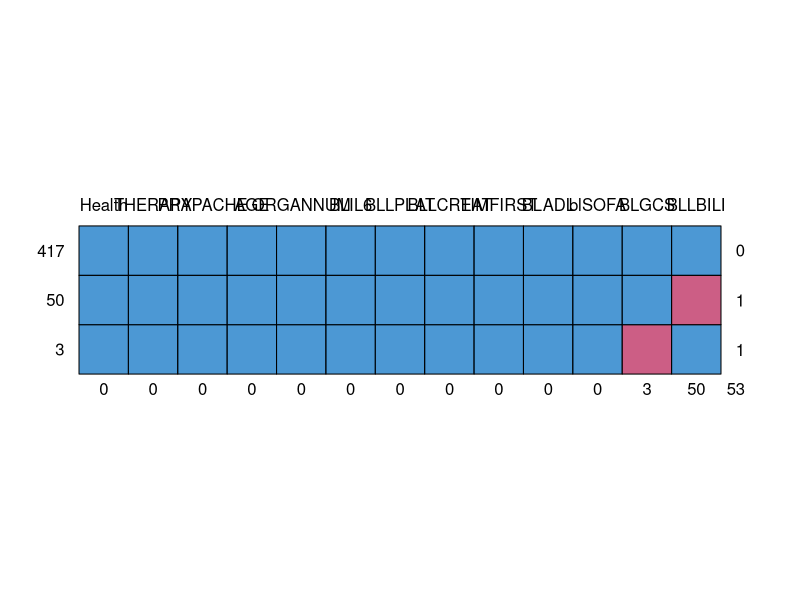
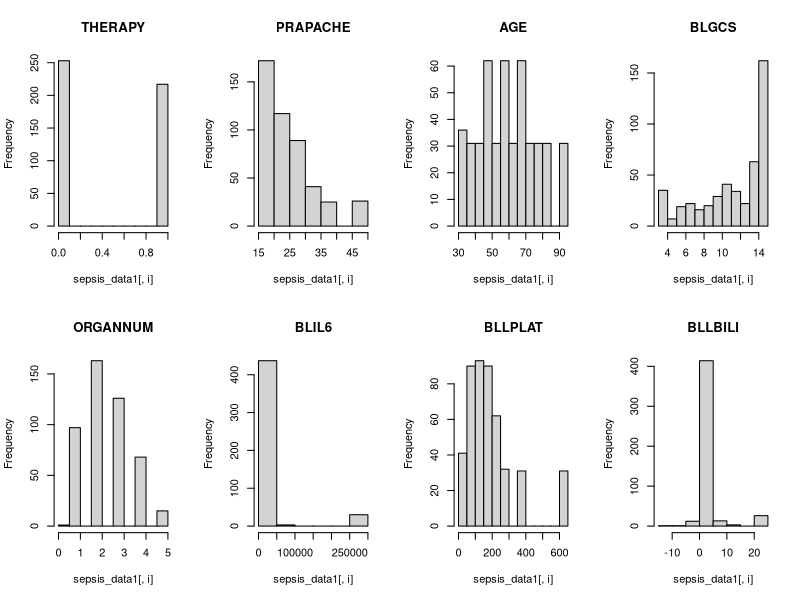
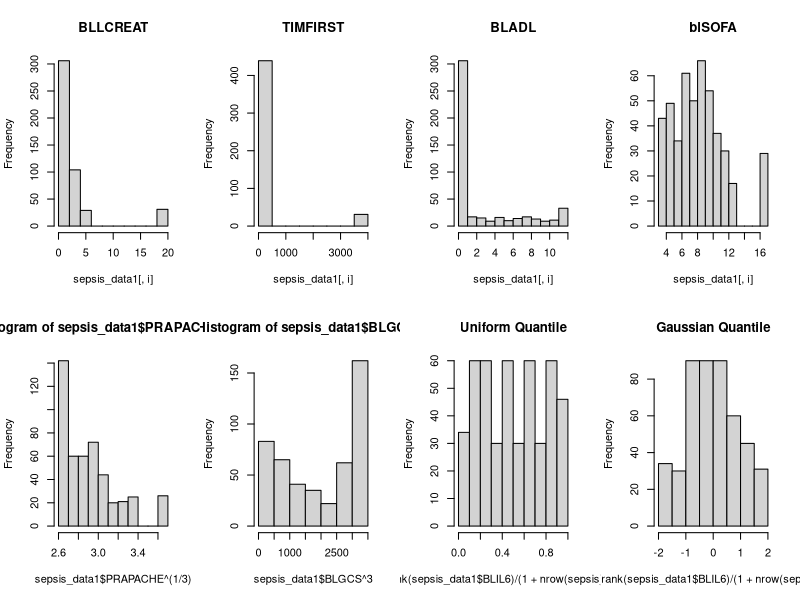
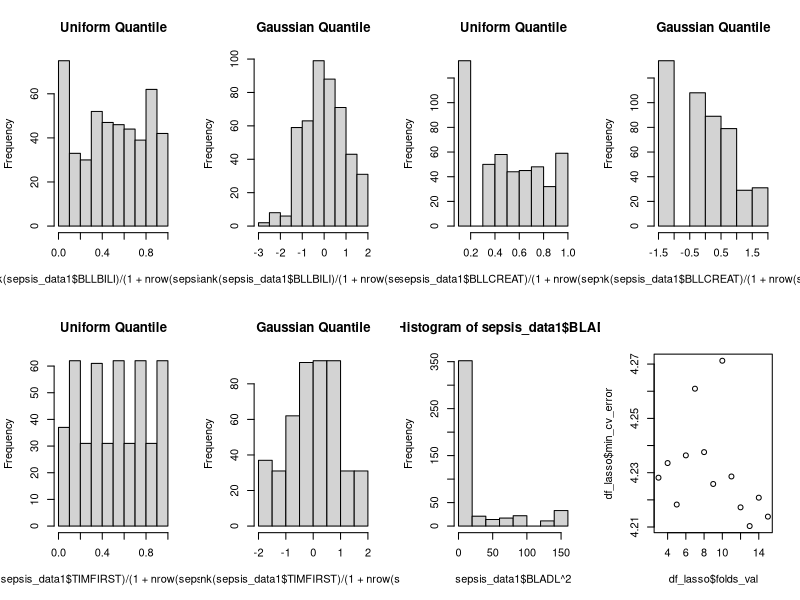
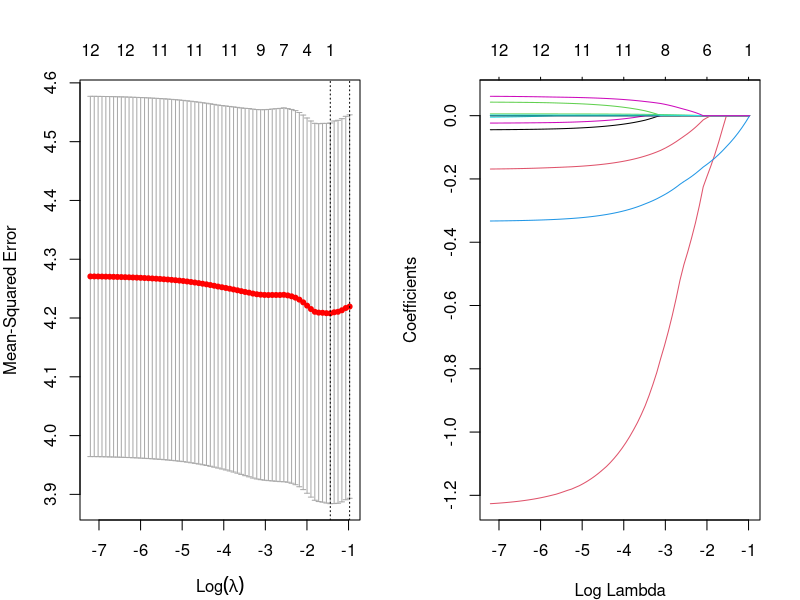

R code for these plots, in order:
## ---- chunk 1
sepsis = read.csv("Sepsis2.csv", row.names = 1)
## ---- chunk 2
sum(is.na(sepsis))
as.matrix(colSums(is.na(sepsis)))

library(mice)
md.pattern(sepsis)
## ---- chunk 3
# Method-1 Stochastic regression imputation
set.seed(667346304)
imp1 <- mice(sepsis[-c(1)],
            method = "norm.nob",
            m = 1,
            maxit = 1)
# Method-2 Imputation with mean
imp2 <- mice(sepsis[-c(1)],
            method = "mean",
            m = 1,
            maxit = 1)

# Completing the data with imputed values from the 2 methods
sepsis_imp1<-complete(imp1)
sepsis_imp2<-complete(imp2)
## ---- chunk 4
# Combining Health column from spesis data with imputed data1
sepsis_data1<-cbind(sepsis_imp1,sepsis$Health)
# Renaming 'sepsis$Health' column to 'Health'
names(sepsis_data1)[names(sepsis_data1) == "sepsis$Health"] <- "Health"

# Combining Health column from spesis data with imputed data2
sepsis_data2<-cbind(sepsis_imp2,sepsis$Health)
# Renaming 'sepsis$Health' column to 'Health'
names(sepsis_data2)[names(sepsis_data2) == "sepsis$Health"] <- "Health"

# Linear regression on sepsis_data1
model1<-lm(Health~., data=sepsis_data1)
# Linear regression on sepsis_data2
model2<-lm(Health~., data=sepsis_data2)
## ---- chunk 5
# Comparing model fitting results
summary(model1)
RSS1 <- c(crossprod(model1$residuals))
MSE1 <- RSS1 / length(model1$residuals)
RMSE1 <- (MSE1)^0.5

summary(model2)
RSS2 <- c(crossprod(model2$residuals))
MSE2 <- RSS2 / length(model2$residuals)
RMSE2 <- (MSE2)^0.5
## ---- chunk 6
print(c(RMSE1, RMSE2))
## ---- chunk 7
par(mfrow=c(2,4))
for(i in 1:ncol(sepsis_imp1))
  hist(sepsis_data1[,i],breaks=10,main=colnames(sepsis_imp1)[i])
## ---- chunk 8
# Since the data is right-skewed(clustered at lower values), deccreasing the power to 1/2, 1/3 etc.
hist(sepsis_data1$PRAPACHE^(1/3))
# Saving the transformed values of the variable PRAPACHE
transformed_PRAPACHE<-sepsis_data1$PRAPACHE^(1/3)
## ---- chunk 9
# Since the values for the variable BLGCS are left-skewed (clustered at higher values), increasing the power to square, cube etc.
hist(sepsis_data1$BLGCS^3)
# Saving the transformed values of the variable BLGCS
transformed_BLGCS<-sepsis_data1$BLGCS^3
## ---- chunk 10
# Performing quantile transformation - as rank ranges from 1 to n, we can transform them to (0, 1)
hist(rank(sepsis_data1$BLIL6) / (1 + nrow(sepsis_data1)), main = "Uniform Quantile")
# Further transforming into Gaussian quantiles
hist(qnorm(rank(sepsis_data1$BLIL6) / (1 + nrow(sepsis_data1))),main = "Gaussian Quantile")  
# Saving the transformed values of the variable BLIL6
transformed_BLIL6<-qnorm(rank(sepsis_data1$BLIL6) / (1 + nrow(sepsis_data1)))
## ---- chunk 11
# Performing quantile transformation - as rank ranges from 1 to n, we can transform them to (0, 1)
hist(rank(sepsis_data1$BLLBILI) / (1 + nrow(sepsis_data1)), main = "Uniform Quantile")
# Further transforming into Gaussian quantiles
hist(qnorm(rank(sepsis_data1$BLLBILI) / (1 + nrow(sepsis_data1))), main = "Gaussian Quantile")
# Saving the transformed values of the variable BLLBILI
transformed_BLLBILI<-qnorm(rank(sepsis_data1$BLLBILI) / (1 + nrow(sepsis_data1)))
## ---- chunk 12
# Performing quantile transformation - as rank ranges from 1 to n, we can transform them to (0, 1)
hist(rank(sepsis_data1$BLLCREAT) / (1 + nrow(sepsis_data1)), main = "Uniform Quantile")
# Further transforming into Gaussian quantiles
hist(qnorm(rank(sepsis_data1$BLLCREAT) / (1 + nrow(sepsis_data1))), main = "Gaussian Quantile")
# Saving the transformed values of the variable BLLBILI
transformed_BLLCREAT<-qnorm(rank(sepsis_data1$BLLCREAT) / (1 + nrow(sepsis_data1)))
## ---- chunk 13
hist(rank(sepsis_data1$TIMFIRST) / (1 + nrow(sepsis_data1)), main = "Uniform Quantile")
# this can be further transformed into Gaussian quantiles
hist(qnorm(rank(sepsis_data1$TIMFIRST) / (1 + nrow(sepsis_data1))),  main = "Gaussian Quantile")
transformed_TIMFIRST<-qnorm(rank(sepsis_data1$TIMFIRST) / (1 + nrow(sepsis_data1)))
## ---- chunk 14
# Since the values for the variable BLGCS are left-skewed (clustered at higher values), increasing the power to square, cube etc.
hist(sepsis_data1$BLADL^2)
# Saving the transformed values of the variable
transformed_BLADL<-sepsis_data1$BLADL^2
## ---- chunk 15
# Updating the values to the transformed values for the variable BLIL6 in the dataframe
sepsis_data1$PRAPACHE<-transformed_PRAPACHE
sepsis_data1$BLGCS<-transformed_BLGCS
sepsis_data1$BLIL6<-transformed_BLIL6
sepsis_data1$BLLBILI<-transformed_BLLBILI
sepsis_data1$BLLCREAT<-transformed_BLLCREAT
sepsis_data1$BLADL<-transformed_BLADL
sepsis_data1$TIMFIRST<-transformed_TIMFIRST
## ---- chunk 16
library(glmnet)
folds_grid<-seq(3,15,1)
folds_val=c()
min_lambda=c()
min_cv_error=c()
set.seed(1)
for(fold in folds_grid){
  lasso.fit = cv.glmnet(data.matrix(sepsis_data1[, 1:12]),
                      sepsis_data1$Health,
                      nfolds = fold,
                      alpha = 1)
  
  folds_val=append(folds_val,fold)
  min_lambda=append(min_lambda,lasso.fit$lambda.min)
  min_cv_error=append(min_cv_error,min(lasso.fit$cvm))
}
df_lasso<- data.frame(folds_val, min_lambda, min_cv_error)
best_lasso<-df_lasso[which.min(min_cv_error),]
## ---- chunk 17
best_lasso$folds_val
## ---- chunk 18
plot(x=df_lasso$folds_val,y=df_lasso$min_cv_error)
## ---- chunk 19
print(c(best_lasso$min_lambda,best_lasso$folds_val,best_lasso$min_cv_error))
## ---- chunk 20
lasso.best=cv.glmnet(data.matrix(sepsis_data1[, 1:12]),
                      sepsis_data1$Health,
                      nfolds = best_lasso$folds_val,
                      alpha = 1)
coef(lasso.best, s="lambda.min")
## ---- chunk 21
# create a grid of α and calculate the cross-validation error for each combination and select the best one.

alpha_grid=seq(0.1,1,by=0.1)
alpha_val=c()
min_lambda=c()
min_cv_error=c()


for(a in alpha_grid){
  enet.fit=cv.glmnet(data.matrix(sepsis_data1[, 1:12]),sepsis_data1$Health,nfolds=10,alpha=a)
  alpha_val=append(alpha_val,a)
  min_lambda=append(min_lambda,enet.fit$lambda.min)
  min_cv_error=append(min_cv_error,min(enet.fit$cvm))
}

df<- data.frame(alpha_val, min_lambda, min_cv_error)
best<-df[which.min(min_cv_error),]

enet.best=cv.glmnet(data.matrix(sepsis_data1[, 1:12]),sepsis_data1$Health,nfolds=10,alpha=best$alpha_val)
## ---- chunk 22
par(mar=c(4,4,4,2))
par(mfrow=c(1,2))
plot(enet.best)
plot(enet.best$glmnet.fit, "lambda")
## ---- chunk 23
best$min_lambda
best$alpha_val
best$min_cv_error

best_lasso$min_cv_error
## ---- chunk 24
coef(enet.best, s="lambda.min")
